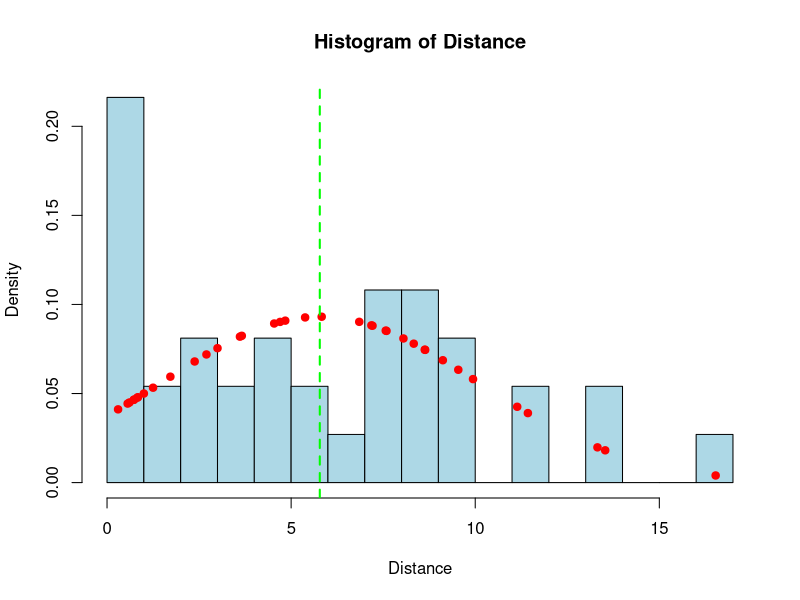
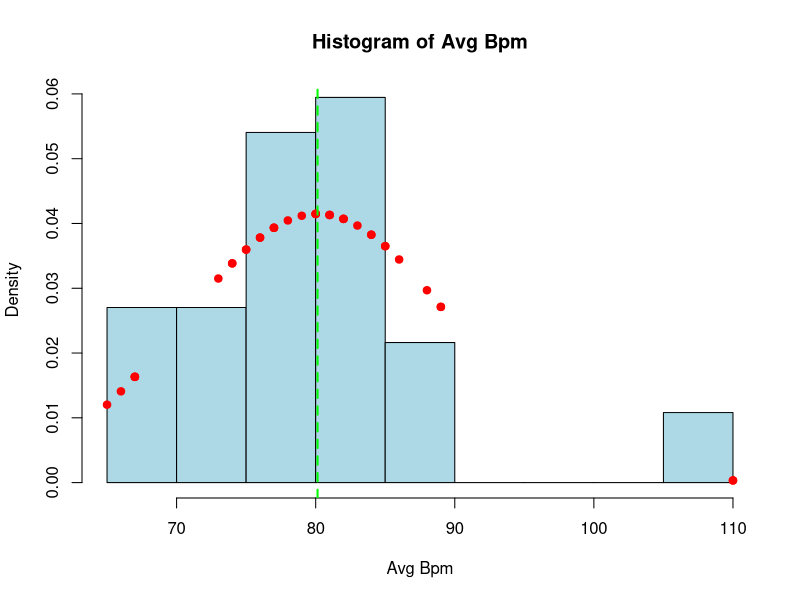
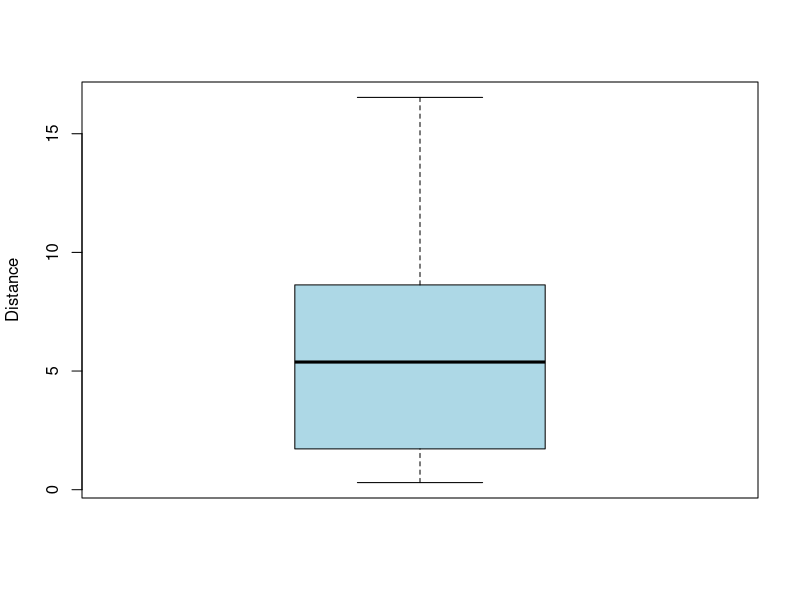
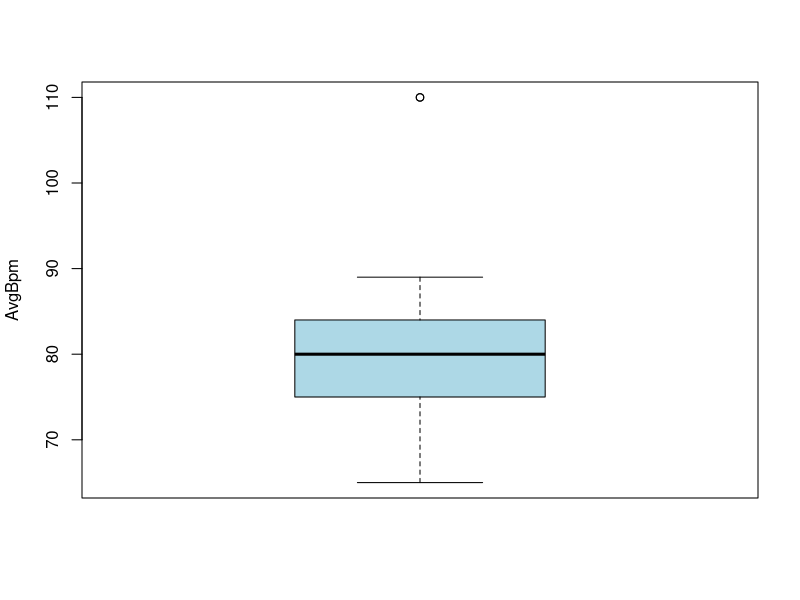
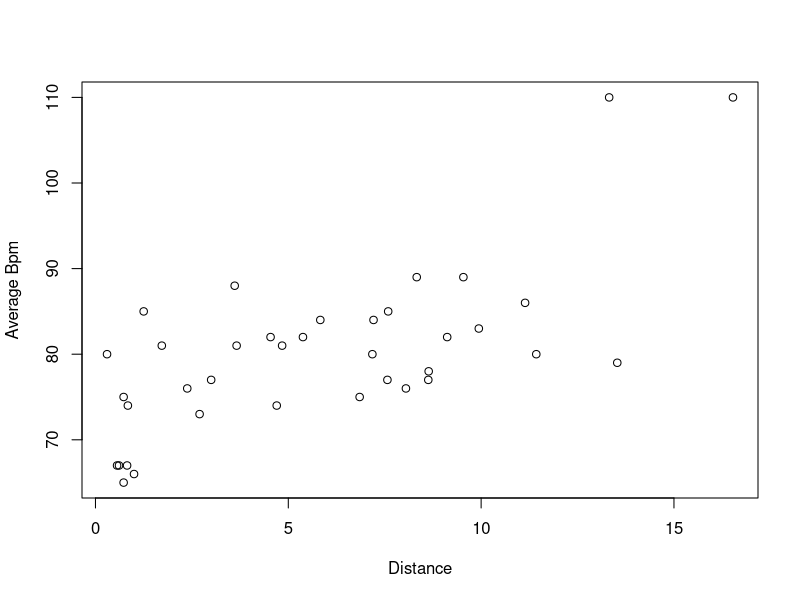
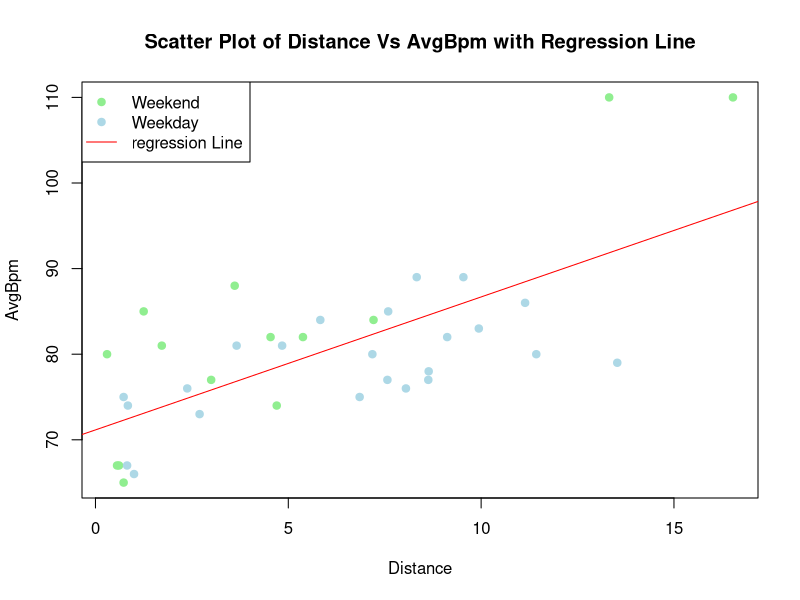
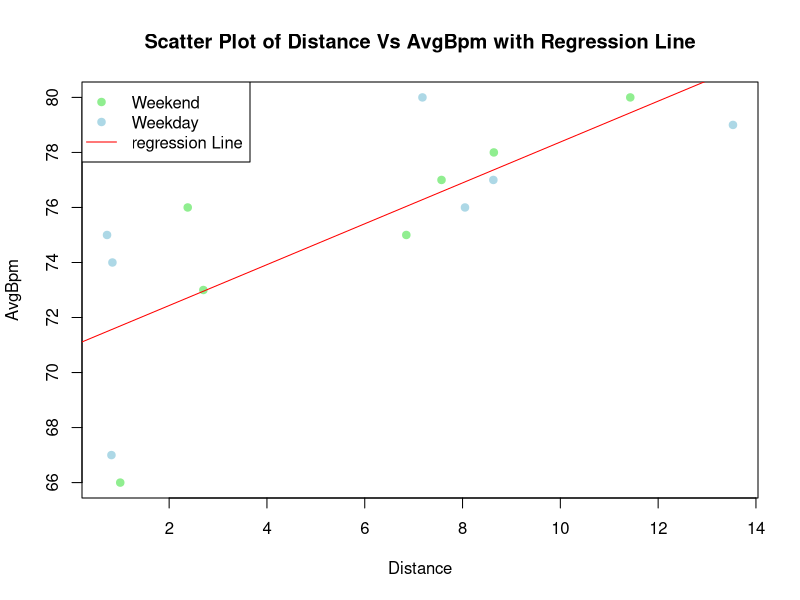
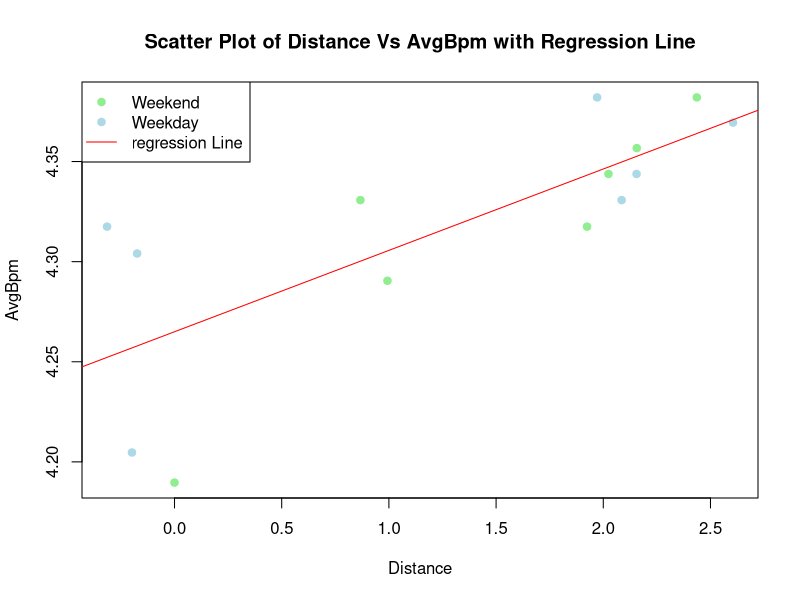

Recreate these plots in R, in order.
## ---- chunk 1

## ---- chunk 2
data = read.csv("fitness_activity_stats.csv", header = TRUE)
tail(data)
?read.csv
## ---- chunk 3
summary(data)
## ---- chunk 4
distance <- data$Distance
mu <- mean(distance)
std <- sd(distance)

# Plot histogram
hist(distance, probability = TRUE, nclass = 14, main = "Histogram of Distance", xlab = "Distance", col = "lightblue", border = "black")

# Calculate the density values for the points
density_values <- dnorm(distance, mean=mu, sd=std)

# Add points to the histogram
points(distance, density_values, col="red", pch=19)

abline(v = mu, col = "green", lwd = 2, lty = 2)
## ---- chunk 5
bpm <- data$AvgBpm
mu <- mean(bpm)
std <- sd(bpm)
(table(bpm))
# Plot histogram
hist(bpm, probability = TRUE, nclass = 14, main = "Histogram of Avg Bpm", xlab = "Avg Bpm", col = "lightblue", border = "black")

# Calculate the density values for the points
density_values <- dnorm(bpm, mean=mu, sd=std)

# Add points to the histogram
points(bpm, density_values, col="red", pch=19)

abline(v = mu, col = "green", lwd = 2, lty = 2)
## ---- chunk 6
boxplot(data$Distance, col = "lightblue", border = "black", ylab = "Distance")

## ---- chunk 7
boxplot(data$AvgBpm, col = "lightblue", border = "black", ylab="AvgBpm")
summary(data$AvgBpm)
## ---- chunk 8
plot(AvgBpm ~ Distance, data = data, xlab = "Distance", ylab = "Average Bpm")
sort(bpm)
## ---- chunk 9
#selecting rows where week == "Weekday"
filter_weekday <- data$Week == "Weekday" & data$AvgBpm >= 75 
filter_weekend <- data$Week == "Weekend" & data$AvgBpm >= 75

week_days <- data[filter_weekday,]
week_ends <- data[filter_weekend,]


## ---- chunk 10
t.test(week_days$AvgBpm, week_ends$AvgBpm)
## ---- chunk 11

## ---- chunk 12
# Plotting a scatter plot
colors <- ifelse(data$Week == "Weekend", "lightgreen", "lightblue")

plot(data$Distance, data$AvgBpm, col=colors, pch = 19, xlab = "Distance", ylab = "AvgBpm", main = "Scatter Plot of Distance Vs AvgBpm with Regression Line")

# Adding the regression line
abline(lm(AvgBpm ~ Distance, data = data), col = "red")

# Adding a legend
legend("topleft", legend = c("Weekend", "Weekday", 'regression Line'), col = c("lightgreen", "lightblue", "red"), pch = c(19, 19, NA), lty = c(NA, NA, 1))


## ---- chunk 13
summary(lm(formula = AvgBpm ~ Distance, data = data))

## ---- chunk 14
    data_weekday = data[data$Week=="Weekday" & data$AvgBpm <= 80, ]

    # Plotting a scatter plot
    #colors <- ifelse(data_weekday$Week == "Weekend", "lightgreen", "lightblue")

    plot(data_weekday$Distance, data_weekday$AvgBpm, col=colors, pch = 19, xlab = "Distance", ylab = "AvgBpm", main = "Scatter Plot of Distance Vs AvgBpm with Regression Line")

    # Adding the regression line
    abline(lm(AvgBpm ~ Distance, data = data_weekday), col = "red")

    # Adding a legend
    legend("topleft", legend = c("Weekend", "Weekday", 'regression Line'), col = c("lightgreen", "lightblue", "red"), pch = c(19, 19, NA), lty = c(NA, NA, 1))

    summary(lm(formula = AvgBpm ~ Distance, data = data_weekday))
## ---- chunk 15
    data_weekday = data[data$Week=="Weekday" & data$AvgBpm <= 80, ]

    # Plotting a scatter plot
    #colors <- ifelse(data_weekday$Week == "Weekend", "lightgreen", "lightblue")

    plot(log(data_weekday$Distance), log(data_weekday$AvgBpm), col=colors, pch = 19, xlab = "Distance", ylab = "AvgBpm", main = "Scatter Plot of Distance Vs AvgBpm with Regression Line")

    # Adding the regression line
    abline(lm(log(AvgBpm) ~ log(Distance), data = data_weekday), col = "red")

    # Adding a legend
    legend("topleft", legend = c("Weekend", "Weekday", 'regression Line'), col = c("lightgreen", "lightblue", "red"), pch = c(19, 19, NA), lty = c(NA, NA, 1))

    summary(lm(formula = log(AvgBpm) ~ log(Distance), data = data_weekday))
## ---- chunk 16
    data_weekday = data[data$Week=="Weekday" & data$AvgBpm <= 80, ]

    # Plotting a scatter plot
    #colors <- ifelse(data_weekday$Week == "Weekend", "lightgreen", "lightblue")

    plot(sqrt(data_weekday$Distance), sqrt(data_weekday$AvgBpm), col=colors, pch = 19, xlab = "Distance", ylab = "AvgBpm", main = "Scatter Plot of Distance Vs AvgBpm with Regression Line")

    # Adding the regression line
    abline(lm(sqrt(AvgBpm) ~ sqrt(Distance), data = data_weekday), col = "red")

    # Adding a legend
    legend("topleft", legend = c("Weekend", "Weekday", 'regression Line'), col = c("lightgreen", "lightblue", "red"), pch = c(19, 19, NA), lty = c(NA, NA, 1))

    summary(lm(formula = sqrt(AvgBpm) ~ sqrt(Distance), data = data_weekday))
## ---- chunk 17
    data_weekday = data[data$Week=="Weekday" & data$AvgBpm <= 80, ]

    # Plotting a scatter plot
    #colors <- ifelse(data_weekday$Week == "Weekend", "lightgreen", "lightblue")

    plot((data_weekday$Distance) * data_weekday$Duration, (data_weekday$AvgBpm), pch = 19, xlab = "Distance", ylab = "AvgBpm", main = "Scatter Plot of Distance Vs AvgBpm with Regression Line")

    # Adding the regression line
    abline(lm((AvgBpm) ~ (Distance * Duration), data = data_weekday), col = "red")

    # Adding a legend
    legend("topleft", legend = c("Weekend", "Weekday", 'regression Line'), pch = c(19, 19, NA), lty = c(NA, NA, 1))

    summary(lm(formula = (AvgBpm) ~ (Distance * Duration), data = data_weekday))
## ---- chunk 18
    data_weekend = data[data$Week=="Weekend" & data$AvgBpm <= 80, ]

    # Plotting a scatter plot
    #colors <- ifelse(data_weekday$Week == "Weekend", "lightgreen", "lightblue")

    plot(log(data_weekend$Distance), log(data_weekend$AvgBpm), pch = 19, xlab = "Distance", ylab = "AvgBpm", main = "Scatter Plot of Distance Vs AvgBpm with Regression Line")

    # Adding the regression line
    abline(lm(log(AvgBpm) ~ log(Distance), data = data_weekend), col = "red")


    summary(lm(formula = log(AvgBpm) ~ log(Distance), data = data_weekend))
## ---- chunk 19
    # Plotting a scatter plot of Steps Vs AvgBPM
    colors <- ifelse(data$Week == "Weekend", "lightgreen", "lightblue")

    data_steps = (data$Steps)
    #data_bpm = (data$AvgBpm)

    plot(data$Steps, data$AvgBpm, col=colors, pch = 19, xlab = "Steps", ylab = "AvgBpm", main = "Scatter Plot of Steps Vs AvgBpm  with Regression Line")

    # Adding the regression line
    abline(lm((AvgBpm) ~ (Steps), data=data), col = "red")

    # Adding a legend
    legend("topleft", legend = c("Weekend", "Weekday", 'regression Line'), col = c("lightgreen", "lightblue", "red"), pch = c(19, 19, NA), lty = c(NA, NA, 1))
    summary(lm((AvgBpm) ~ (Steps), data = data))

## ---- chunk 20
# Plotting a scatter plot
colors <- ifelse(data$Week == "Weekend", "lightgreen", "lightblue")

duration = (data$Duration)
#data_bpm = (data$AvgBpm)

plot(duration, data$AvgBpm, col=colors, pch = 19, xlab = "Duration", ylab = "AvgBpm", main = "Scatter Plot of Duration Vs AvgBpm  with Regression Line")

# Adding the regression line
abline(lm((AvgBpm) ~ (Duration), data=data), col = "red")

# Adding a legend
legend("topleft", legend = c("Weekend", "Weekday", 'regression Line'), col = c("lightgreen", "lightblue", "red"), pch = c(19, 19, NA), lty = c(NA, NA, 1))
summary(lm((AvgBpm) ~ (Duration), data = data))
## ---- chunk 21
# Plotting a scatter plot
colors <- ifelse(data$Week == "Weekend", "lightgreen", "lightblue")

#data_steps = log(data$Distance)
#data_bpm = log(data$AvgBpm)

plot(log(data$Distance), log(data$AvgBpm), col=colors, pch = 19, xlab = "Distance", ylab = "AvgBpm", main = "Scatter Plot of Steps Vs AvgBpm  with Regression Line")

# Adding the regression line
abline(lm(log(AvgBpm) ~ log(Distance), data=data), col = "red")

# Adding a legend
legend("topleft", legend = c("Weekend", "Weekday", 'regression Line'), col = c("lightgreen", "lightblue", "red"), pch = c(19, 19, NA), lty = c(NA, NA, 1))
summary(lm(log(AvgBpm) ~ log(Distance), data = data))
## ---- chunk 22
bpm_weekday_greater = data[(data$AvgBpm > 75 & data$Week=="Weekday"), ]
bpm_weekday_less = data[(data$AvgBpm <= 75 & data$Week=="Weekday"), ]
bpm_weekend_greater = data[data$AvgBpm > 75 & data$Week=="Weekend", ]
bpm_weekend_less = data[data$AvgBpm <= 75 & data$Week=="Weekend", ]
table <- matrix(c(nrow(bpm_weekday_greater), nrow(bpm_weekday_less), nrow(bpm_weekend_greater), nrow(bpm_weekend_less)), 2, 2, byrow = TRUE)
dimnames(table) <- list(week=c("Weekday", "Weekend"), AvgbBpm=c("G", "L"))
table
fisher.test(table, alternative = "less")

